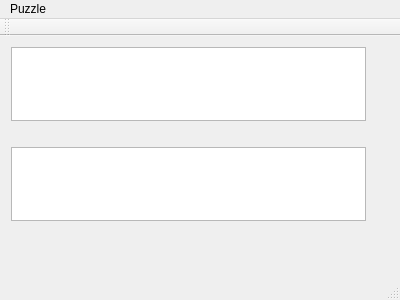
<?xml version="1.0" encoding="UTF-8"?>
<ui version="4.0">
 <class>Acrostica</class>
 <widget class="QMainWindow" name="Acrostica">
  <property name="geometry">
   <rect>
    <x>0</x>
    <y>0</y>
    <width>400</width>
    <height>300</height>
   </rect>
  </property>
  <property name="windowTitle">
   <string>Acrostica</string>
  </property>
  <widget class="QWidget" name="centralWidget">
   <widget class="QWidget" name="verticalLayoutWidget">
    <property name="geometry">
     <rect>
      <x>0</x>
      <y>0</y>
      <width>377</width>
      <height>196</height>
     </rect>
    </property>
    <layout class="QVBoxLayout" name="verticalLayout">
     <item>
      <widget class="QPlainTextEdit" name="messageWidget">
       <property name="toolTip">
        <string>Message</string>
       </property>
       <property name="tabChangesFocus">
        <bool>true</bool>
       </property>
      </widget>
     </item>
     <item>
      <widget class="QLabel" name="lettersDisplay">
       <property name="text">
        <string/>
       </property>
       <property name="textFormat">
        <enum>Qt::RichText</enum>
       </property>
       <property name="wordWrap">
        <bool>true</bool>
       </property>
      </widget>
     </item>
     <item>
      <widget class="QListWidget" name="cluesWidget"/>
     </item>
    </layout>
   </widget>
  </widget>
  <widget class="QMenuBar" name="menuBar">
   <property name="geometry">
    <rect>
     <x>0</x>
     <y>0</y>
     <width>400</width>
     <height>19</height>
    </rect>
   </property>
   <widget class="QMenu" name="menuAcrostica">
    <property name="title">
     <string>Puzzle</string>
    </property>
    <addaction name="actionNew"/>
    <addaction name="actionOpen"/>
    <addaction name="actionSave"/>
    <addaction name="actionPrint"/>
    <addaction name="actionExit"/>
   </widget>
   <addaction name="menuAcrostica"/>
  </widget>
  <widget class="QToolBar" name="mainToolBar">
   <attribute name="toolBarArea">
    <enum>TopToolBarArea</enum>
   </attribute>
   <attribute name="toolBarBreak">
    <bool>false</bool>
   </attribute>
  </widget>
  <widget class="QStatusBar" name="statusBar"/>
  <action name="actionNew">
   <property name="text">
    <string>New</string>
   </property>
   <property name="shortcut">
    <string>Ctrl+N</string>
   </property>
  </action>
  <action name="actionOpen">
   <property name="text">
    <string>Open...</string>
   </property>
  </action>
  <action name="actionSave">
   <property name="text">
    <string>Save</string>
   </property>
   <property name="shortcut">
    <string>Ctrl+S</string>
   </property>
  </action>
  <action name="actionPrint">
   <property name="text">
    <string>Print...</string>
   </property>
  </action>
  <action name="actionExit">
   <property name="text">
    <string>Exit</string>
   </property>
   <property name="shortcut">
    <string>Ctrl+Q</string>
   </property>
  </action>
 </widget>
 <layoutdefault spacing="6" margin="11"/>
 <resources/>
 <connections/>
</ui>
